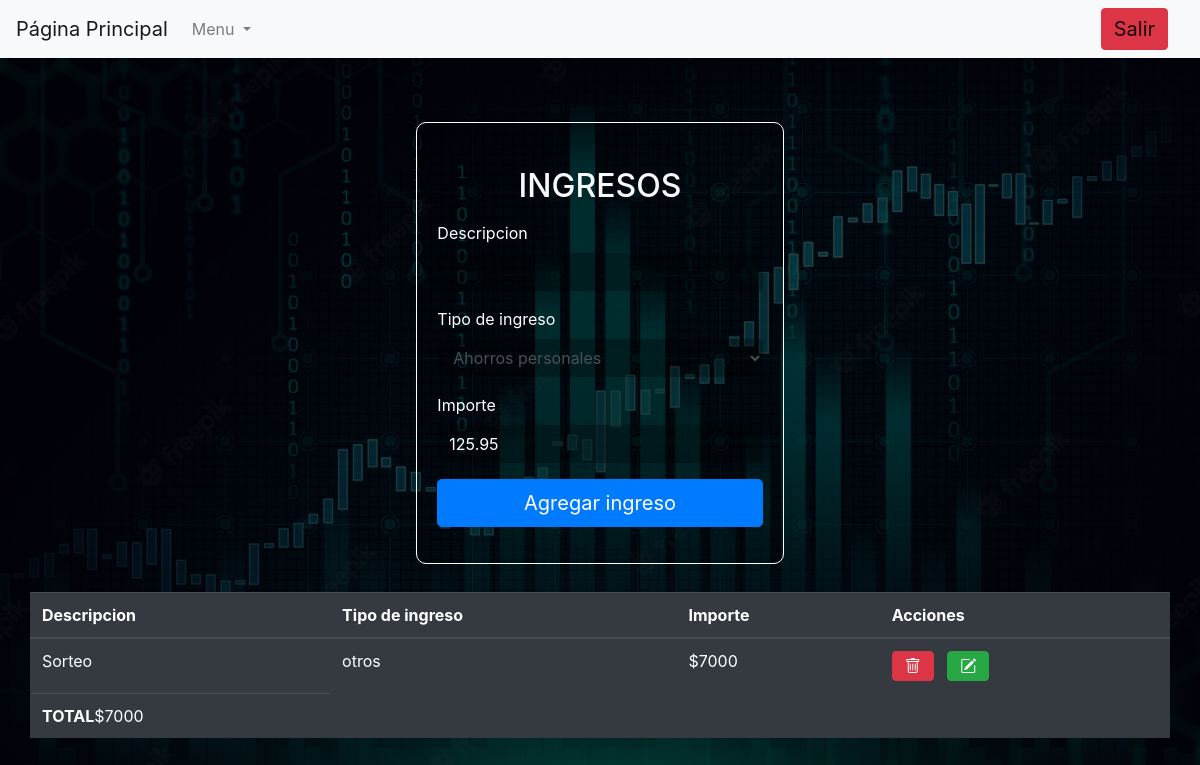
Page /frm/principal-ingresos.php (signed in) on the committed database.
### tables this page shows
CREATE TABLE `ingresos` (
  `ingreso_id` int(11) NOT NULL,
  `usuario_id` int(11) DEFAULT NULL,
  `ingreso` varchar(50) DEFAULT NULL,
  `tipo_ingreso` varchar(50) DEFAULT NULL,
  `importe` float DEFAULT NULL,
  `fechayhora` datetime DEFAULT NULL,
  `detalle` varchar(300) DEFAULT NULL,
  `medio_pago` varchar(50) DEFAULT NULL,
  `comercio` varchar(50) DEFAULT NULL
);

### frm/principal-ingresos.php (the view, shortened to what this page needs)
<?php
include "../tools/barra.php";
include "../tools/conexion.php";
?>
<!doctype html>
<html lang="es">
<head>
    <link rel="stylesheet" href="../css/bootstrap.min.css">
    <link rel="stylesheet" href="https://cdn.jsdelivr.net/npm/bootstrap-icons@1.9.1/font/bootstrap-icons.css">
    <link rel="stylesheet" href="../css/estilos.css">
</head>
<body>
    <div class="container">
        <div class="row justify-content-center pt-3 mt-5 m-1">
            <div class="col-md-6 col-sm-8 col-xl-4 col-lg-5 formulario">
                <br>
                <form method="POST" action="../acc/acc.agrega_ingreso.php">
                    <div class="form-group text-center">
                        <h2 class="text-light">INGRESOS</h2>
                    </div>
                    <div class="form-group">
                        <label for="ingreso">Descripcion</label>
                        <input type="text" class="form-control" name="ingreso" autocomplete="off">
                    </div>
                    <div class="form-group">
                        <label for="tipo_ingreso">Tipo de ingreso</label>
                        <select class="form-control" name="tipo_ingreso">
                            <option value="ahorrospersonales">Ahorros personales</option>
                        </select>
                    </div>
                    <div class="form-group">
                        <label for="importe">Importe</label>
                        <input type="text" class="form-control" name="importe" placeholder="125.95" autocomplete="off">
                    </div>
                    <button type="submit" class="btn btn-primary btn-block btn-lg">Agregar ingreso</button>
                </form>
            </div>
        </div>
        <div class="col-4">&nbsp;</div>
    </div>
    <?php
    $sql = "SELECT * FROM ingresos WHERE usuario_id=" . $_SESSION["usuario_id"];
    $res = @mysqli_query($link, $sql);
    ?>
    <div class="container">
        <div class="row">
            <table class="table table-dark">
                <thead class="thead-dark">
                    <tr>
                        <th>Descripcion</th>
                        <th>Tipo de ingreso</th>
                        <th>Importe</th>
                        <th>Acciones</th>
                    </tr>
                </thead>
                <tbody>
                    <?php
                    $importe_total = 0;
                    while ($fila = @mysqli_fetch_array($res)) { ?>
                        <tr>
                            <td><?php echo $fila["ingreso"]; ?></td>
                            <td><?php echo $fila["tipo_ingreso"]; ?></td>
                            <td>$<?php echo $fila["importe"]; ?></td>
                            <td>
                                <button type="button" class="btn btn-danger" data-toggle="modal" data-target="#modal_borra_ingreso<?php echo $fila['ingreso_id']; ?>">
                                    <i class="bi bi-trash"></i>
                                </button>
                                <?php include "../modales/modal_edita_ingreso.php"; ?>
                                <button type="button" class="btn btn-success" data-toggle="modal" data-target="#modal_edita_ingreso<?php echo $fila['ingreso_id']; ?>">
                                    <i class="bi bi-pencil-square"></i>
                                </button>
                    <?php
                        $importe_total = $importe_total + $fila["importe"];
                    }
                    ?>
                    <tr>
                        <td><b>TOTAL</b>$<?php echo $importe_total; ?></td>
                    </tr>
</body>
</html>

### css/estilos.css (style rules this page uses)
body { background-image: linear-gradient(rgba(0, 0, 0, 0.75), rgba(0, 0, 0, 0.75)), url(../img/fondo.jpg); background-repeat: no-repeat; background-size: cover; background-attachment: fixed; }
.formulario { background: rgba(0, 0, 0, 0.1); padding: 20px; border-radius: 10px; color: white; border: 1px solid white; }
.form-control { background: rgba(0, 0, 0, 0.3); border-style: none; transition: 0.5s ease-in; outline: none; box-shadow: none; }
.form-control::placeholder { color: white; }
.form-group { color: white; }

### rows in the picture
ingresos: ingreso "Sorteo", tipo_ingreso "otros", importe "7000"

### other values in the picture
$importe_total "7000"
